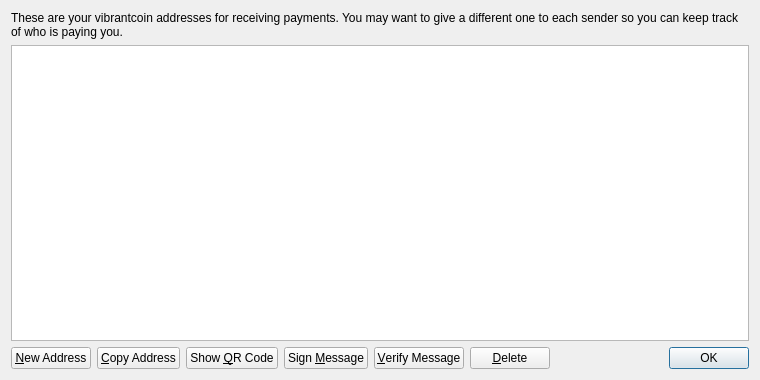
<?xml version="1.0" encoding="UTF-8"?>
<ui version="4.0">
 <class>AddressBookPage</class>
 <widget class="QWidget" name="AddressBookPage">
  <property name="geometry">
   <rect>
    <x>0</x>
    <y>0</y>
    <width>760</width>
    <height>380</height>
   </rect>
  </property>
  <property name="windowTitle">
   <string>Address Book</string>
  </property>
  <property name="styleSheet">
   <string notr="true">background-image: url(:/images/gr);</string>
  </property>
  <layout class="QVBoxLayout" name="verticalLayout">
   <item>
    <widget class="QLabel" name="labelExplanation">
     <property name="text">
      <string>These are your vibrantcoin addresses for receiving payments. You may want to give a different one to each sender so you can keep track of who is paying you.</string>
     </property>
     <property name="textFormat">
      <enum>Qt::PlainText</enum>
     </property>
     <property name="wordWrap">
      <bool>true</bool>
     </property>
    </widget>
   </item>
   <item>
    <widget class="QTableView" name="tableView">
     <property name="contextMenuPolicy">
      <enum>Qt::CustomContextMenu</enum>
     </property>
     <property name="toolTip">
      <string>Double-click to edit address or label</string>
     </property>
     <property name="tabKeyNavigation">
      <bool>false</bool>
     </property>
     <property name="alternatingRowColors">
      <bool>true</bool>
     </property>
     <property name="selectionMode">
      <enum>QAbstractItemView::SingleSelection</enum>
     </property>
     <property name="selectionBehavior">
      <enum>QAbstractItemView::SelectRows</enum>
     </property>
     <property name="sortingEnabled">
      <bool>true</bool>
     </property>
     <attribute name="verticalHeaderVisible">
      <bool>false</bool>
     </attribute>
    </widget>
   </item>
   <item>
    <layout class="QHBoxLayout" name="horizontalLayout">
     <item>
      <widget class="QPushButton" name="newAddressButton">
       <property name="toolTip">
        <string>Create a new address</string>
       </property>
       <property name="text">
        <string>&amp;New Address</string>
       </property>
       <property name="icon">
        <iconset resource="../bitcoin.qrc">
         <normaloff>:/icons/add</normaloff>:/icons/add</iconset>
       </property>
      </widget>
     </item>
     <item>
      <widget class="QPushButton" name="copyToClipboard">
       <property name="toolTip">
        <string>Copy the currently selected address to the system clipboard</string>
       </property>
       <property name="text">
        <string>&amp;Copy Address</string>
       </property>
       <property name="icon">
        <iconset resource="../bitcoin.qrc">
         <normaloff>:/icons/editcopy</normaloff>:/icons/editcopy</iconset>
       </property>
      </widget>
     </item>
     <item>
      <widget class="QPushButton" name="showQRCode">
       <property name="text">
        <string>Show &amp;QR Code</string>
       </property>
       <property name="icon">
        <iconset resource="../bitcoin.qrc">
         <normaloff>:/icons/qrcode</normaloff>:/icons/qrcode</iconset>
       </property>
      </widget>
     </item>
     <item>
      <widget class="QPushButton" name="signMessage">
       <property name="toolTip">
        <string>Sign a message to prove you own a vibrantcoin address</string>
       </property>
       <property name="text">
        <string>Sign &amp;Message</string>
       </property>
       <property name="icon">
        <iconset resource="../bitcoin.qrc">
         <normaloff>:/icons/edit</normaloff>:/icons/edit</iconset>
       </property>
      </widget>
     </item>
     <item>
      <widget class="QPushButton" name="verifyMessage">
       <property name="toolTip">
        <string>Verify a message to ensure it was signed with a specified vibrantcoin address</string>
       </property>
       <property name="text">
        <string>&amp;Verify Message</string>
       </property>
       <property name="icon">
        <iconset resource="../bitcoin.qrc">
         <normaloff>:/icons/transaction_0</normaloff>:/icons/transaction_0</iconset>
       </property>
      </widget>
     </item>
     <item>
      <widget class="QPushButton" name="deleteButton">
       <property name="toolTip">
        <string>Delete the currently selected address from the list</string>
       </property>
       <property name="text">
        <string>&amp;Delete</string>
       </property>
       <property name="icon">
        <iconset resource="../bitcoin.qrc">
         <normaloff>:/icons/remove</normaloff>:/icons/remove</iconset>
       </property>
      </widget>
     </item>
     <item>
      <spacer name="horizontalSpacer">
       <property name="orientation">
        <enum>Qt::Horizontal</enum>
       </property>
       <property name="sizeHint" stdset="0">
        <size>
         <width>40</width>
         <height>20</height>
        </size>
       </property>
      </spacer>
     </item>
     <item>
      <widget class="QDialogButtonBox" name="buttonBox">
       <property name="sizePolicy">
        <sizepolicy hsizetype="Maximum" vsizetype="Fixed">
         <horstretch>0</horstretch>
         <verstretch>0</verstretch>
        </sizepolicy>
       </property>
       <property name="standardButtons">
        <set>QDialogButtonBox::Ok</set>
       </property>
      </widget>
     </item>
    </layout>
   </item>
  </layout>
 </widget>
 <resources>
  <include location="../bitcoin.qrc"/>
 </resources>
 <connections/>
</ui>
